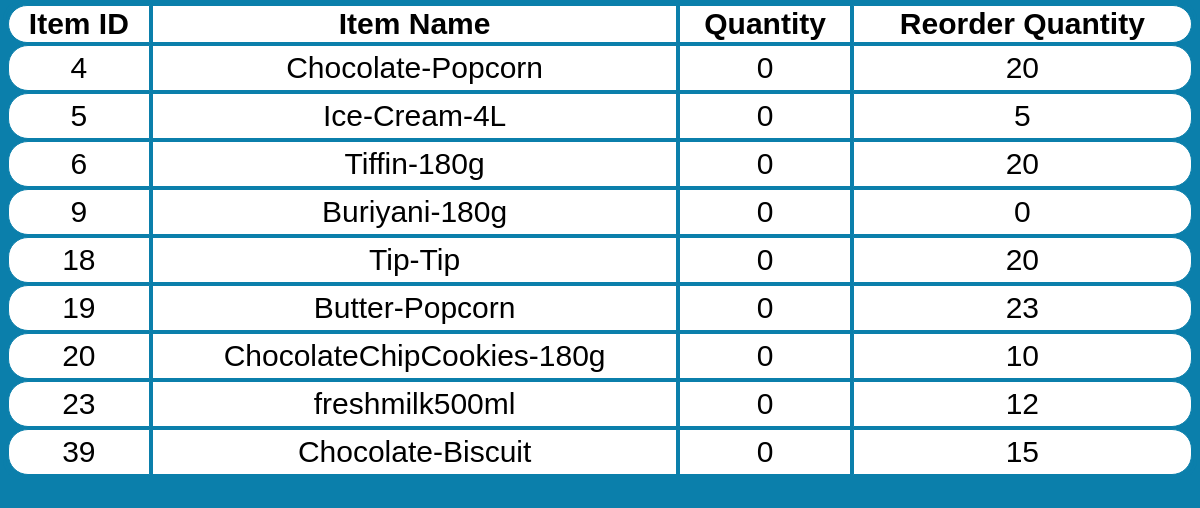
The app's page /view/restaurantmanager/itemtablerm.php (signed in) with its own data.
### tables this page shows
CREATE TABLE `item` (
  `ItemID` int(11) NOT NULL,
  `ItemType` enum('Food','Beverage') NOT NULL,
  `Company` varchar(50) NOT NULL,
  `ItemName` varchar(100) NOT NULL,
  `PurchasePrice` int(11) NOT NULL,
  `SellingPrice` int(11) NOT NULL,
  `Quantity` int(11) NOT NULL,
  `Discount` int(11) NOT NULL,
  `Availability` enum('Yes','No') NOT NULL DEFAULT 'No',
  `ReorderQuantity` int(11) NOT NULL,
  `IsDeleted` enum('No','Yes') NOT NULL
);

### model/database.php (called while the page is built, shortened)
<?php
    class DB{
        private $pdo = null;
        function __construct(){
            try{
                $this->pdo = new PDO(
                    "mysql:host = ".DB_HOST.";dbname = ".DB_NAME.";charset = ".DB_CHARSET,
                    DB_USER, DB_PASSWORD, [
                        PDO::ATTR_ERRMODE => PDO::ERRMODE_EXCEPTION,
                        PDO::ATTR_DEFAULT_FETCH_MODE => PDO::FETCH_ASSOC
                    ]
                    );
            } catch (Exception $ex) { die($ex->getMessage());}
        }
        function runQuery($sql, $cond=null){
            try{
                $this->stmt = $this->pdo->prepare($sql);
                $this->stmt->execute($cond);
                $result = $this->stmt->fetchAll();
                return $result;
            }
            catch(Exception $ex){
                $this->error = $ex->getMessage();
                return $this->error;
            }
        }
    }
?>

### controller/showtable.php (the view, shortened to what this page needs)
<?php
    require_once "../../model/database.php";
    class Table{
        private $DB;
        private $tableName;
        function __construct($table){
            $this->DB = new DB;
            $this->tableName = $table;
        }
        function show($sql, $linkPage="none", $getdata="none", $SearchBy="none", $getdatawithname="none"){
            $callerFile = basename($_SERVER['PHP_SELF']);
            $result = $this->DB->runQuery($sql);
            $this->recordCount = $recordCount = count($result);
            $heading = false;
            echo "<table id=$this->tableName border=1 width=100% >";
            for ($row=0; $row<$recordCount; $row++) {
                echo "<tr>";
                foreach ($result[$row] as $column=>$data){
                    if (!$heading){
                        $GetColumn = $column;
                        if(strpos($column," ")){
                            $GetColumn = str_replace(" ", "-", $column);
                            $chr = "'";
                            $GetColumn = $chr . $GetColumn . $chr;
                        }
                        if(isset($_GET[$SearchBy])){
                            echo "<th><a href=$callerFile?OrderBy=$GetColumn&$SearchBy=$search>$column</a></th>";
                        }else{
                            echo "<th><a href=$callerFile?OrderBy=$GetColumn>$column</a></th>";
                        }
                    }
                    else{
                        $record = http_build_query(array('record' => $result[$row]));
                        if($linkPage!="none") {
                            if($getdata!="none"){
                                echo "<td><a href=\"" . $linkPage . ".php?data=$record&getdata=$getdata\" target=\"Pages\">$data</a></td>";
                            }elseif($getdatawithname!="none"){
                                $getdataname=$getdatawithname[0];
                                $getdataval=$getdatawithname[1];
                                echo "<td><a href=\"" . $linkPage . ".php?data=$record&$getdataname=$getdataval\" target=\"Pages\">$data</a></td>";
                            }else{
                                echo "<td><a href=\"" . $linkPage . ".php?data=$record\" target=\"Pages\">$data</a></td>";
                            }
                        } else {
                            echo "<td>$data</td>";
                        }
                    }
                }
                echo "</tr>";
                if (!$heading){
                    $row--;
                    $heading = true;
                }
            }
            echo "</table>";
        }
    }
?>

### view/restaurantmanager/itemtablerm.php (shortened to what this page needs)
<!DOCTYPE html>
<html lang="en" dir="ltr">
  <head>
        <link rel="stylesheet" href="../style/itemtable.css">
  </head>
  <body>
        <div class="main" >
                    <div class="detailtable">
                    <?php
                        require_once "../../controller/showtable.php";
                        $itemTable = new Table("item");
                        $itemTable->show("SELECT ItemID AS 'Item ID', ItemName AS 'Item Name' , Quantity AS 'Quantity', ReorderQuantity AS 'Reorder Quantity' FROM plunk.item where Quantity <= ReorderQuantity", '../items/update');
                      ?>
                    </div>
                </div>
  </body>
</html>

### view/style/itemtable.css (style rules this page uses)
html,body { width: 100%; height: 100%; margin: auto; background-color: #0b7fab; }
.main { width:100%; height:100%; border-radius: 20px; font-family: sans-serif; }
.detailtable { width: 99%; height: auto; margin-left: auto; margin-right: auto; display: block; border-style: solid; border-width: 3px; border-radius: 20px; border-color: #0b7fab; background-color: #0b7fab; }
table { border: none; }
th { font-size: 2.5vw; border-collapse: collapse; margin-bottom: 30px; border-style: solid; border-width: 1px; border-color: #0b7fab; background-color: white; text-align: center; }
th:first-child,td:first-child { border-top-left-radius: 20px; border-bottom-left-radius: 20px; }
th:last-child,td:last-child { border-top-right-radius: 20px; border-bottom-right-radius: 20px; }
td { font-size: 2.5vw; border-collapse: collapse; background-color: white; padding-top: 5px; padding-bottom: 5px; border-style: solid; border-width: 1px; border-color: #0b7fab; text-align: center; }
a { text-decoration: none; border: none; color:black; }

### records on screen
item: ItemID "4", ItemName "Chocolate-Popcorn", Quantity "0", ReorderQuantity "20"
item: ItemID "5", ItemName "Ice-Cream-4L", Quantity "0", ReorderQuantity "5"
item: ItemID "6", ItemName "Tiffin-180g", Quantity "0", ReorderQuantity "20"
item: ItemID "9", ItemName "Buriyani-180g", Quantity "0", ReorderQuantity "0"
item: ItemID "18", ItemName "Tip-Tip", Quantity "0", ReorderQuantity "20"
item: ItemID "19", ItemName "Butter-Popcorn", Quantity "0", ReorderQuantity "23"
item: ItemID "20", ItemName "ChocolateChipCookies-180g", Quantity "0", ReorderQuantity "10"
item: ItemID "23", ItemName "freshmilk500ml", Quantity "0", ReorderQuantity "12"
item: ItemID "39", ItemName "Chocolate-Biscuit", Quantity "0", ReorderQuantity "15"

### other values on screen
$column "Item ID"
$column "Item Name"
$column "Quantity"
$column "Reorder Quantity"
